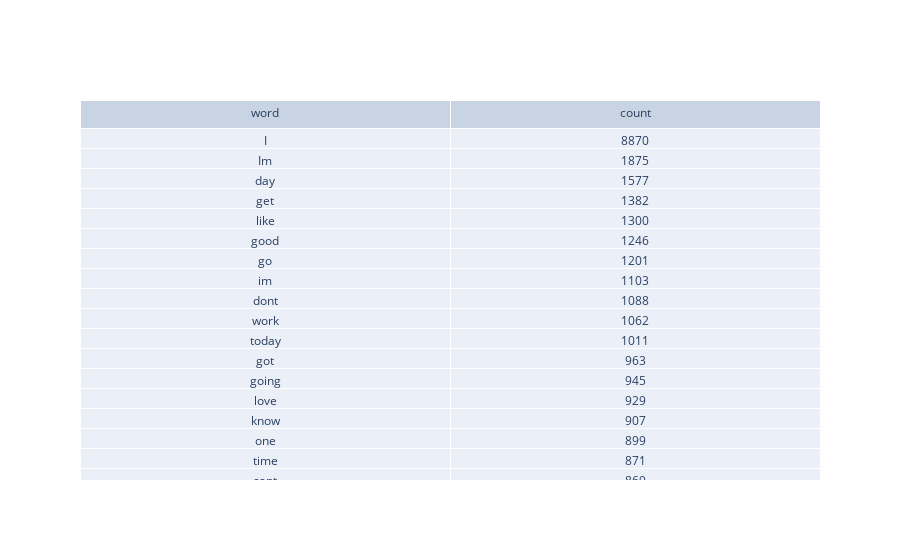

Notebook source saved alongside this figure:
### Code cell
# print table with most common words in text column after removing stopwords

cnt = Counter()

for text in train['text'].values:
    for word in text.split():
        cnt[word] += 1

cnt.most_common(20)

df = pd.DataFrame(cnt.most_common(20), columns=['word', 'count'])


# change count to numeric

df['count'] = pd.to_numeric(df['count'])

# plot table with most common words in text column after removing stopwords

fig = go.Figure(data=[go.Table(header=dict(values=['word', 'count']),
                                    cells=dict(values=[df['word'], df['count']]))
                            ])
fig.show()

### Figure 1 — Plotly figure (JSON) as saved in the notebook; plotly's stock layout.template omitted (floating-point values rounded to 4 significant figures)
{"data": [{"cells": {"values": [["I", "Im", "day", "get", "like", "good", "go", "im", "dont", "work", "today", "got", "going", "love", "know", "one", "time", "cant", "u", "really"], [8870, 1875, 1577, 1382, 1300, 1246, 1201, 1103, 1088, 1062, 1011, 963, 945, 929, 907, 899, 871, 869, 829, 817]]}, "header": {"values": ["word", "count"]}, "type": "table"}], "layout": {}}
